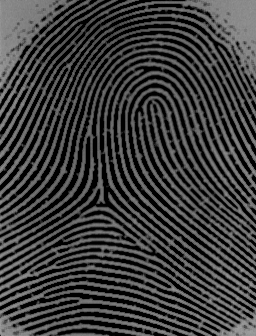
#> input picture fingerprint.bmp, 256 x 336 px
$ jupyter execute --allow-errors 'Fingerprint Applications.ipynb'
#> lines starting #> are read from the running program, lines starting #| are printed output that depends on the picture; after the words box and inside, x2 and y2 are one past the last pixel; in counts of white or black regions, pixels touching at a corner belong together
# Fingerprint Applications

[cell 1]
import cv2
import numpy as np
import matplotlib.pylab as plt

original_image=cv2.imread('fingerprint.bmp',0)
#> original_image is the input picture: shape (336, 256); min 0, max 162, mean 59.3

print(original_image.shape)
#| (336, 256)
print(original_image.dtype)
#| uint8
print(type(original_image))
#| <class 'numpy.ndarray'>

_=plt.imshow(original_image,'gray')

# Histogram

[cell 2]
_=plt.hist(original_image.ravel())
_=plt.title('histogram')
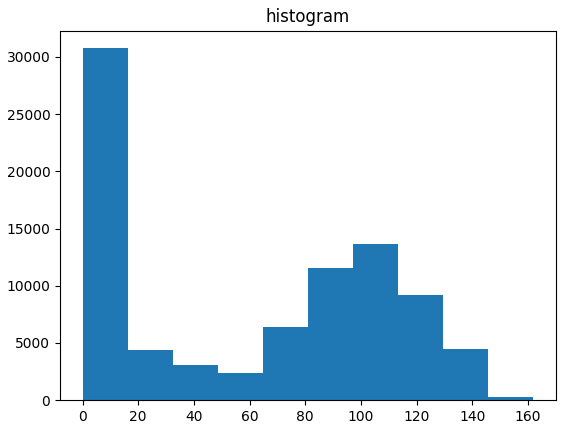
#> figure drawn by matplotlib, 1 panel; tallest bar 30756 high, from x = 1.78e-15 to 16.2

# Basic Global Thresholding

[cell 3]
#Basic Global Thresholding
threshold_basic,binary=cv2.threshold(original_image,45,255,cv2.THRESH_BINARY)
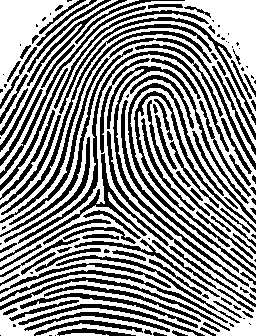
#> binary: shape (336, 256); 56.1% white; 150 black regions (41 under 20 px), largest, box (x1, y1, x2, y2) and area: (107, 66, 249, 287) 1882, (9, 38, 256, 225) 1506, (128, 83, 256, 278) 1422

print('Basic Global Threshold Değeri :',threshold_basic)

_=plt.figure(figsize=(10,8))

_=plt.subplot(121),
_=plt.imshow(original_image,'gray'),
_=plt.title('original_image')

_=plt.subplot(122),
_=plt.imshow(binary,'gray'),
_=plt.title('binary')
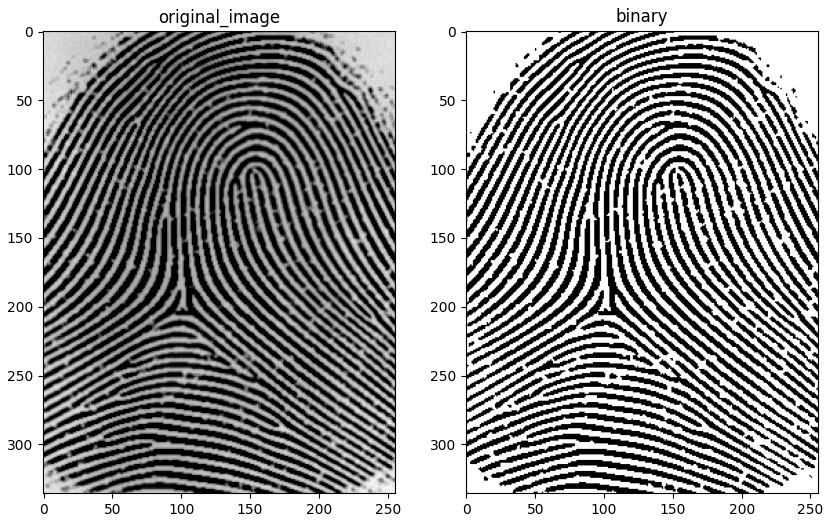
#> figure drawn by matplotlib, 2 panels

# OTSU’s Thresholding

[cell 4]
#OTSU's Thresholding
threshold_otsu,otsu=cv2.threshold(original_image,0,255,cv2.THRESH_OTSU)
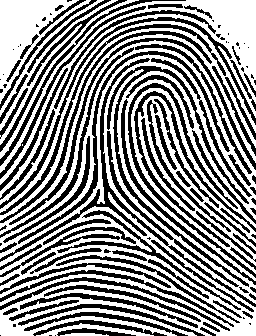
#> otsu: shape (336, 256); 54.7% white; 121 black regions (37 under 20 px), largest, box (x1, y1, x2, y2) and area: (107, 66, 249, 287) 1947, (0, 58, 256, 307) 1937, (9, 38, 256, 225) 1538
#> threshold_otsu = 54

print('OTSUs Threshold Değeri :',threshold_otsu)
#| OTSUs Threshold Değeri : 54.0

_=plt.figure(figsize=(10,8))

_=plt.subplot(121),
_=plt.imshow(original_image,'gray'),
_=plt.title('original_image')

_=plt.subplot(122),
_=plt.imshow(otsu,'gray'),
_=plt.title('otsu')

# Triangle Thresholding

[cell 5]
#Triangle Thresholding
threshold_triangle,triangle=cv2.threshold(original_image,0,255,cv2.THRESH_TRIANGLE)
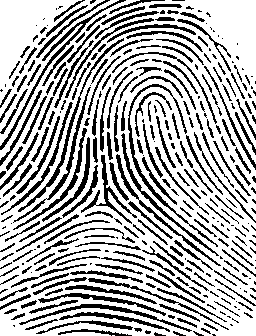
#> triangle: shape (336, 256); 69.3% white; black in thin lines or dots
#> threshold_triangle = 2

print('Triangle Threshold Değeri :',threshold_triangle)
#| Triangle Threshold Değeri : 2.0

_=plt.figure(figsize=(10,8))

_=plt.subplot(121),
_=plt.imshow(original_image,'gray'),
_=plt.title('original_image')

_=plt.subplot(122),
_=plt.imshow(triangle,'gray'),
_=plt.title('triangle')

[cell 6]
from skimage.io import imread,imsave, imshow
from skimage.morphology import binary_erosion,binary_dilation
from skimage.morphology import binary_opening,binary_closing
from skimage.morphology import rectangle,disk

# Erosion

[cell 7]
#Erosion
erosion_line=binary_erosion(otsu,rectangle(1,3))
#> erosion_line: shape (336, 256) bool; 38.1% white; 11 white regions, largest, box (x1, y1, x2, y2) and area: (0, 21, 256, 303) 11049, (0, 194, 256, 336) 9668, (0, 0, 256, 204) 4722
erosion_rectangle=binary_erosion(otsu,rectangle(2,2))
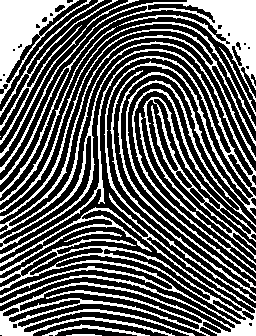
#> erosion_rectangle: shape (336, 256) bool; 37.1% white; 18 white regions (2 under 20 px), largest, box (x1, y1, x2, y2) and area: (0, 29, 256, 303) 8097, (0, 193, 256, 336) 8008, (0, 0, 256, 198) 4456
erosion_disk=binary_erosion(otsu,disk(1))
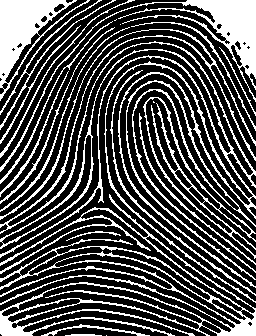
#> erosion_disk: shape (336, 256) bool; 31% white; 24 white regions (4 under 20 px), largest, box (x1, y1, x2, y2) and area: (0, 29, 256, 303) 6539, (0, 194, 256, 336) 6323, (0, 0, 256, 172) 3340

fig,ax=plt.subplots(nrows=2,ncols=2,figsize=(15,12),sharex=True,sharey=True)

ax[0,0].imshow(otsu,cmap='gray')
ax[0,0].set_title('otsu',size=15)
ax[0,0].axis('off')

ax[0,1].imshow(erosion_line,cmap='gray')
ax[0,1].set_title('erosion_line (1,3)',size=15)
ax[0,1].axis('off')

ax[1,0].imshow(erosion_rectangle,cmap='gray')
ax[1,0].set_title('erosion_rectangle (2,2)',size=15)
ax[1,0].axis('off')

ax[1,1].imshow(erosion_disk,cmap='gray')
ax[1,1].set_title('erosion_disk (1)',size=15)
ax[1,1].axis('off')

# Dilation

[cell 8]
#Dilation
dilation_line=binary_dilation(otsu,rectangle(1,3))
#> dilation_line: shape (336, 256) bool; 71.2% white; black in thin lines or dots
dilation_rectangle=binary_dilation(otsu,rectangle(2,2))
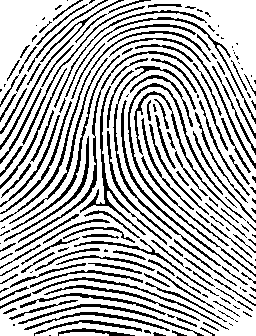
#> dilation_rectangle: shape (336, 256) bool; 72% white; black in thin lines or dots
dilation_disk=binary_dilation(otsu,disk(1))
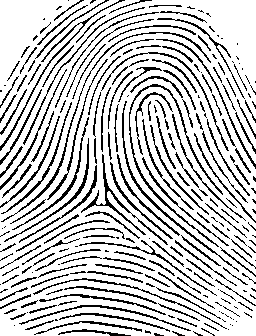
#> dilation_disk: shape (336, 256) bool; 77.9% white; black in thin lines or dots

fig,ax=plt.subplots(nrows=2,ncols=2,figsize=(15,12),sharex=True,sharey=True)

ax[0,0].imshow(otsu,cmap='gray')
ax[0,0].set_title('otsu',size=15)
ax[0,0].axis('off')

ax[0,1].imshow(dilation_line,cmap='gray')
ax[0,1].set_title('dilation_line (1,3)',size=15)
ax[0,1].axis('off')

ax[1,0].imshow(dilation_rectangle,cmap='gray')
ax[1,0].set_title('dilation_rectangle (2,2)',size=15)
ax[1,0].axis('off')

ax[1,1].imshow(dilation_disk,cmap='gray')
ax[1,1].set_title('dilation_disk (1)',size=15)
ax[1,1].axis('off')

# Opening

[cell 9]
#Opening
opening_line=binary_opening(otsu,rectangle(1,3))
#> opening_line: shape (336, 256) bool; 54.4% white; 104 black regions (30 under 20 px), largest, box (x1, y1, x2, y2) and area: (0, 58, 256, 307) 2587, (107, 66, 249, 287) 1953, (0, 44, 252, 238) 1569
opening_rectangle=binary_opening(otsu,rectangle(2,2))
#> opening_rectangle: shape (336, 256) bool; 54.5% white; 99 black regions (30 under 20 px), largest, box (x1, y1, x2, y2) and area: (107, 66, 256, 300) 2792, (0, 58, 256, 307) 2573, (121, 75, 256, 285) 1690
opening_disk=binary_opening(otsu,disk(1))
#> opening_disk: shape (336, 256) bool; 54.4% white; 91 black regions (29 under 20 px), largest, box (x1, y1, x2, y2) and area: (107, 66, 256, 300) 2822, (0, 10, 256, 209) 2777, (0, 58, 256, 307) 2583

fig,ax=plt.subplots(nrows=2,ncols=2,figsize=(15,12),sharex=True,sharey=True)

ax[0,0].imshow(otsu,cmap='gray')
ax[0,0].set_title('otsu',size=15)
ax[0,0].axis('off')

ax[0,1].imshow(opening_line,cmap='gray')
ax[0,1].set_title('opening_line (1,3)',size=15)
ax[0,1].axis('off')

ax[1,0].imshow(opening_rectangle,cmap='gray')
ax[1,0].set_title('opening_rectangle (2,2)',size=15)
ax[1,0].axis('off')

ax[1,1].imshow(opening_disk,cmap='gray')
ax[1,1].set_title('opening_disk (1)',size=15)
ax[1,1].axis('off')

# Closing

[cell 10]
#Closing
closing_line=binary_closing(otsu,rectangle(1,3))
#> closing_line: shape (336, 256) bool; 55.3% white; 173 black regions (30 under 20 px), largest, box (x1, y1, x2, y2) and area: (128, 83, 256, 277) 1454, (0, 31, 212, 223) 1173, (57, 211, 241, 310) 947
closing_rectangle=binary_closing(otsu,rectangle(2,2))
#> closing_rectangle: shape (336, 256) bool; 55% white; 143 black regions (25 under 20 px), largest, box (x1, y1, x2, y2) and area: (107, 66, 249, 286) 1575, (15, 58, 168, 253) 1553, (9, 38, 256, 225) 1536
closing_disk=binary_closing(otsu,disk(1))
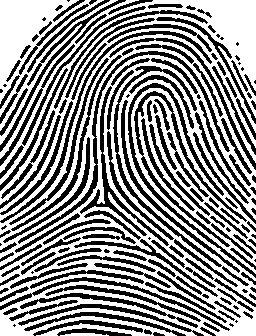
#> closing_disk: shape (336, 256) bool; 55.5% white; 173 black regions (27 under 20 px), largest, box (x1, y1, x2, y2) and area: (18, 51, 230, 244) 1455, (128, 83, 256, 278) 1454, (134, 91, 247, 247) 1309

fig,ax=plt.subplots(nrows=2,ncols=2,figsize=(15,12),sharex=True,sharey=True)

ax[0,0].imshow(otsu,cmap='gray')
ax[0,0].set_title('otsu',size=15)
ax[0,0].axis('off')

ax[0,1].imshow(closing_line,cmap='gray')
ax[0,1].set_title('closing_line (1,3)',size=15)
ax[0,1].axis('off')

ax[1,0].imshow(closing_rectangle,cmap='gray')
ax[1,0].set_title('closing_rectangle (2,2)',size=15)
ax[1,0].axis('off')

ax[1,1].imshow(closing_disk,cmap='gray')
ax[1,1].set_title('closing_disk (1)',size=15)
ax[1,1].axis('off')

# UIQI

[cell 11]
from sewar.full_ref import uqi

otsu[otsu>1]=1 #otsu transformed to 0,1
otsu.dtype
